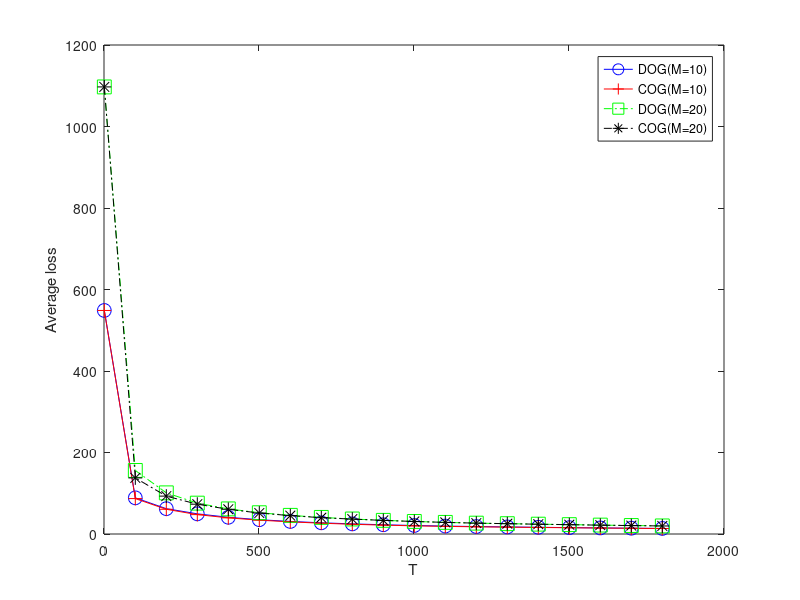

Here is the MATLAB script that generated this plot: (Note: this script raises an error after producing the figure.)
function [  ] = plot_ave_loss()
dataset = 'spam';
if strcmp(dataset, 'occupancy') 
    m20_decen = load('ave_loss_basic_lr_seq_n5_m20_decen_occupancy.mat');
    m10_decen = load('ave_loss_basic_lr_seq_n5_m10_decen_occupancy.mat');
    m20_cen = load('ave_loss_basic_lr_seq_n5_m20_cen_occupancy.mat');
    m10_cen = load('ave_loss_basic_lr_seq_n5_m10_cen_occupancy.mat');
    T = length(m10_decen.ave_loss_basic_lr_seq);
    luckys = 1:100:T;
    plot(luckys, m10_decen.ave_loss_basic_lr_seq(luckys,:), '-ob','MarkerSize',10);
    hold on;
    plot(luckys, m10_cen.ave_loss_basic_lr_seq(luckys,:), '-+r','MarkerSize',10);
    hold on;
    plot(luckys, m20_decen.ave_loss_basic_lr_seq(luckys,:), '-.sg','MarkerSize',10);
    hold on;
    plot(luckys, m20_cen.ave_loss_basic_lr_seq(luckys,:), '-.*k','MarkerSize',10);
    pax = gca;
    pax.FontSize = 15;

    xlabel('T');
    ylabel('Average loss');
    legend('DOG(M=10)', 'COG(M=10)',...
        'DOG(M=20)', 'COG(M=20)', 'Location','northeast'); 

elseif  strcmp(dataset, 'online-retail') 
    m20_decen = load('ave_loss_basic_lr_seq_n5_m20_decen_online_retail.mat');
    m10_decen = load('ave_loss_basic_lr_seq_n5_m10_decen_online_retail.mat');
    m20_cen = load('ave_loss_basic_lr_seq_n5_m20_decen_online_retail.mat');
    m10_cen = load('ave_loss_basic_lr_seq_n5_m10_cen_online_retail.mat');
    T = length( m10_decen.ave_loss_basic_lr_seq);
    luckys = 1:200:T;
    plot(luckys, m10_decen.ave_loss_basic_lr_seq(luckys,:), '-ob','MarkerSize',10);
    hold on;
    plot(luckys, m10_cen.ave_loss_basic_lr_seq(luckys,:), '-+r','MarkerSize',10);
    hold on;
    plot(luckys, m20_decen.ave_loss_basic_lr_seq(luckys,:), '-.sg','MarkerSize',10);
    hold on;
    plot(luckys, m20_cen.ave_loss_basic_lr_seq(luckys,:), '-.*k','MarkerSize',10);
    
    xlabel('T');
    ylabel('Average loss');
    legend('DOG(M=10)', 'COG(M=10)',...
        'DOG(M=20)', 'COG(M=20)', 'Location','northeast'); 
    pax = gca;
    pax.FontSize = 25;
    
    elseif  strcmp(dataset, 'usenet2') 
    m20_decen = load('ave_loss_basic_lr_seq_n5_m20_decen_usenet2.mat');
    m10_decen = load('ave_loss_basic_lr_seq_n5_m10_decen_usenet2.mat');
    m20_cen = load('ave_loss_basic_lr_seq_n5_m20_cen_usenet2.mat');
    m10_cen = load('ave_loss_basic_lr_seq_n5_m10_cen_usenet2.mat');
    T = length(m10_decen.ave_loss_basic_lr_seq);
    luckys = 1:20:T;
    plot(luckys, m10_decen.ave_loss_basic_lr_seq(luckys,:), '-ob','MarkerSize',10);
    hold on;
    plot(luckys, m10_cen.ave_loss_basic_lr_seq(luckys,:), '-+r','MarkerSize',10);
    hold on;
    plot(luckys, m20_decen.ave_loss_basic_lr_seq(luckys,:), '-.sg','MarkerSize',10);
    hold on;
    plot(luckys, m20_cen.ave_loss_basic_lr_seq(luckys,:), '-.*k','MarkerSize',10);
    pax = gca;
    pax.FontSize = 15;

    xlabel('T');
    ylabel('Average loss');
    legend('DOG(M=10)', 'COG(M=10)',...
        'DOG(M=20)', 'COG(M=20)', 'Location','northeast'); 
    
    elseif  strcmp(dataset, 'spam') 
    m20_decen = load('ave_loss_basic_lr_seq_n5_m20_decen_spam.mat');
    m10_decen = load('ave_loss_basic_lr_seq_n5_m10_decen_spam.mat');
    m20_cen = load('ave_loss_basic_lr_seq_n5_m20_cen_spam.mat');
    m10_cen = load('ave_loss_basic_lr_seq_n5_m10_cen_spam.mat');
    T = length(m10_decen.ave_loss_basic_lr_seq);
    luckys = 1:100:T;
    plot(luckys, m10_decen.ave_loss_basic_lr_seq(luckys,:), '-ob','MarkerSize',10);
    hold on;
    plot(luckys, m10_cen.ave_loss_basic_lr_seq(luckys,:), '-+r','MarkerSize',10);
    hold on;
    plot(luckys, m20_decen.ave_loss_basic_lr_seq(luckys,:), '-.sg','MarkerSize',10);
    hold on;
    plot(luckys, m20_cen.ave_loss_basic_lr_seq(luckys,:), '-.*k','MarkerSize',10);
    

    xlabel('T');
    ylabel('Average loss');
    legend('DOG(M=10)', 'COG(M=10)',...
        'DOG(M=20)', 'COG(M=20)', 'Location','northeast'); 
    pax = gca;
    pax.FontSize = 25;
end

end
